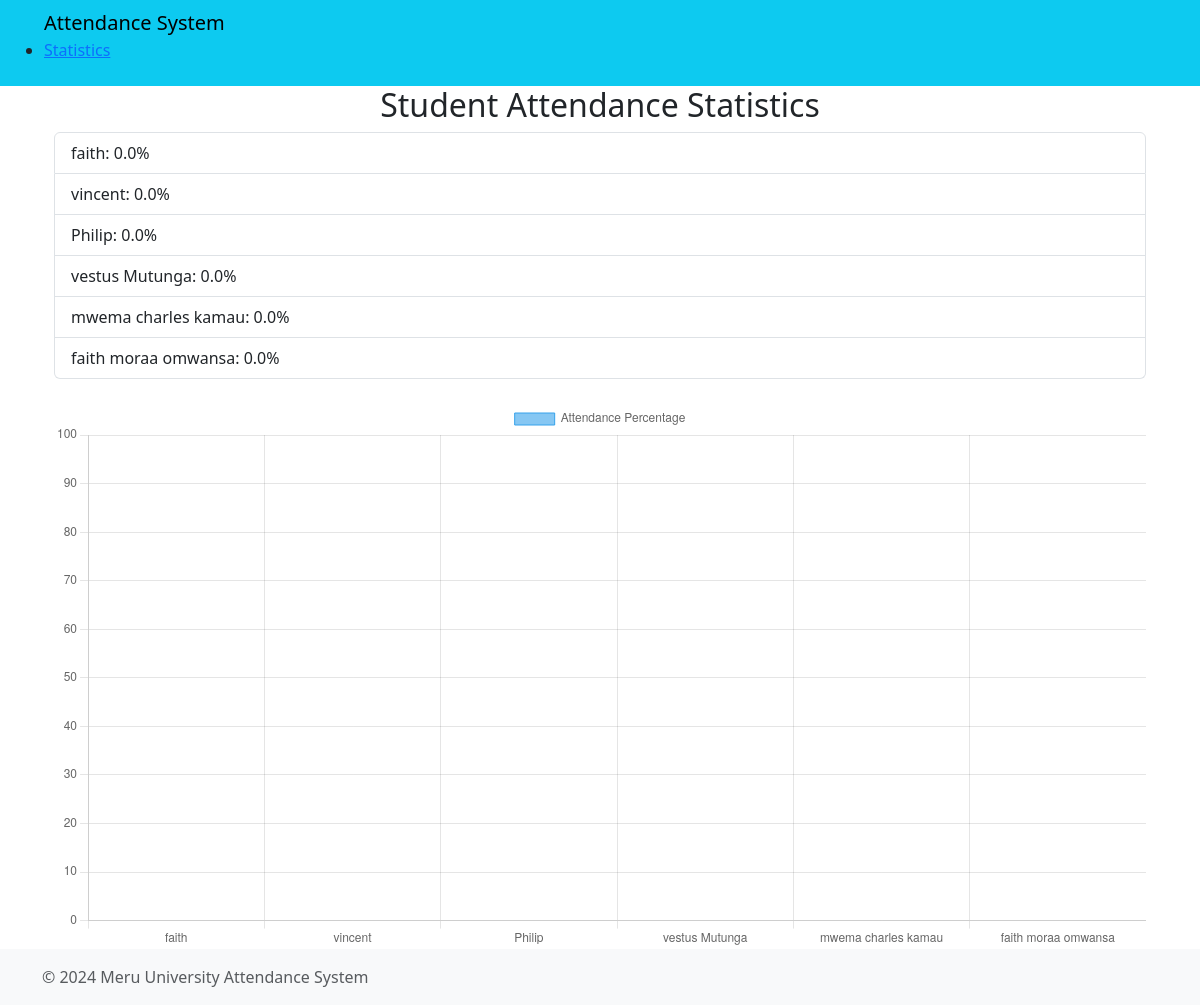
Before: /statistics/ with the older database file.
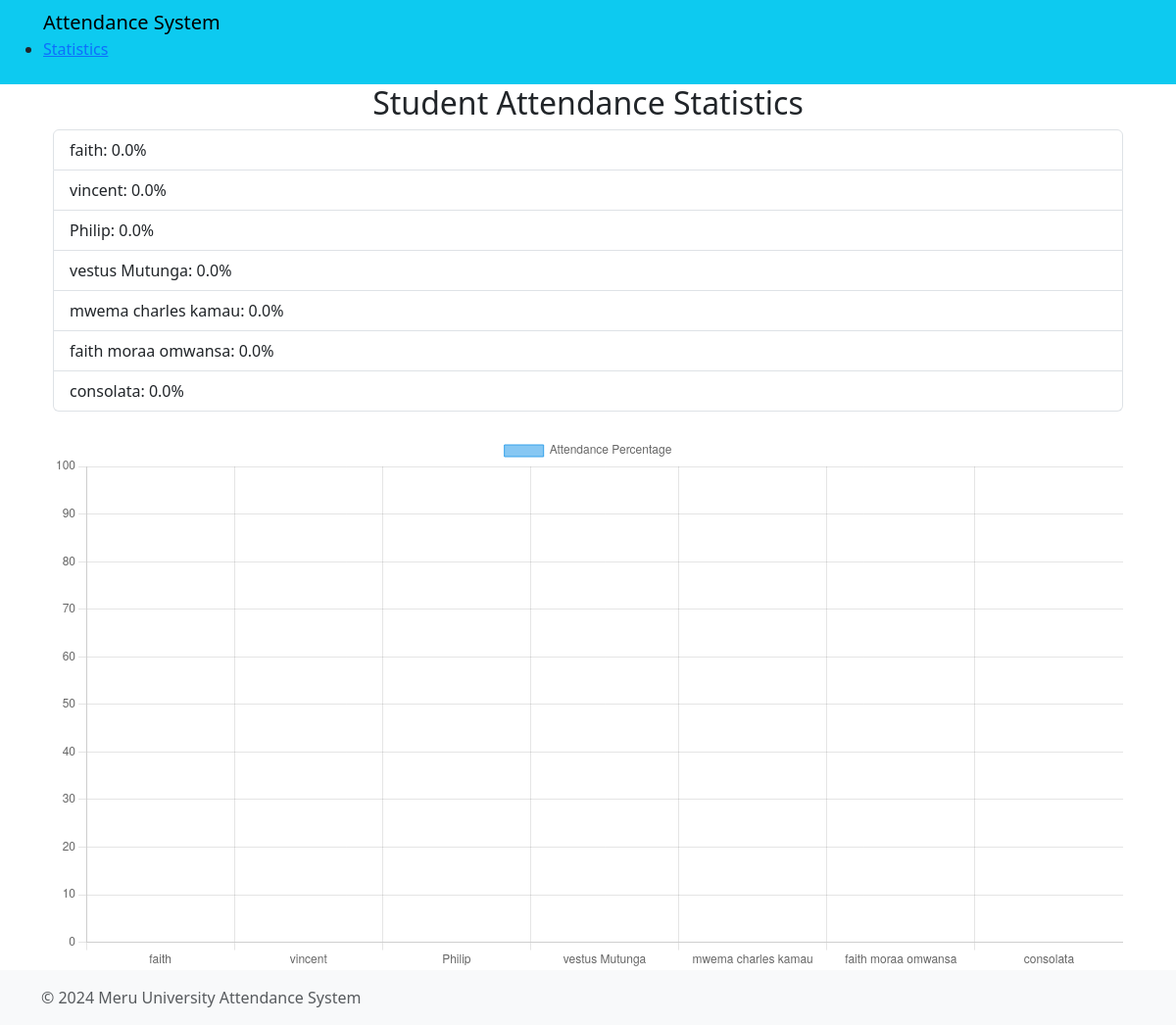
After: the same page with the newer database file.
### attendance/models.py (models this page shows, shortened)
class Student(models.Model):
    name = models.CharField(max_length=100)
    registration_number = models.CharField(max_length=20, unique=True)
    course = models.CharField(max_length=100, default='course')
    department = models.ForeignKey(Department, on_delete=models.CASCADE)

### attendance/views.py (the view)
# urls.py: path('statistics/', views.attendance_statistics, name='attendance_statistics'),
def attendance_statistics(request):
    students = Student.objects.all()
    attendance_data = []
    for student in students:
        percentage = calculate_attendance_percentage(student)
        attendance_data.append({'name': student.name, 'percentage': percentage})
    return render(request, 'attendance/attendance_statistics.html', {'attendance_data': attendance_data})

### attendance/views.py (called while the page is built)
def calculate_attendance_percentage(student):
    total_classes = Attendance.objects.filter(student=student).count()
    attended_classes = Attendance.objects.filter(student=student, status=True).count()
    if total_classes == 0:
        return 0
    return (attended_classes / total_classes) * 100

### attendance/templates/attendance/attendance_statistics.html (shortened to what this page needs)
{% extends 'base.html' %}
{% block content %}
<div class="container">
    <h2 class="text-center">Student Attendance Statistics</h2>
    <ul class="list-group">
        {% for data in attendance_data %}
            <li class="list-group-item">{{ data.name }}: {{ data.percentage }}%</li>
        {% endfor %}
    </ul>
    <div class="mt-4">
        <canvas id="attendanceChart"></canvas>
    </div>
</div>
<script>
    const ctx = document.getElementById('attendanceChart').getContext('2d');
    const attendanceChart = new Chart(ctx, {
        type: 'bar',
        data: {
            labels: [
                {% for data in attendance_data %}
                    "{{ data.name }}",
                {% endfor %}
            ],
            datasets: [{
                label: 'Attendance Percentage',
                data: [
                    {% for data in attendance_data %}
                        {{ data.percentage }},
                    {% endfor %}
                ],
                backgroundColor: 'rgba(54, 162, 235, 0.6)',
                borderColor: 'rgba(54, 162, 235, 1)',
                borderWidth: 1
            }]
        },
        options: {
            scales: {
                y: {
                    beginAtZero: true,
                    max: 100
                }
            }
        }
    });
</script>
{% endblock %}

Changed rows visible on the page:
added Student: name "consolata"
Other visible differences:
chart data {{ data.name }}: faith, vincent, Philip, vestus Mutunga, mwema charles kamau, faith moraa omwansa → faith, vincent, Philip, vestus Mutunga, mwema charles kamau, faith moraa omwansa, consolata
chart data {{ data.percentage }}: 0.0, 0.0, 0.0, 0.0, 0.0, 0.0 → 0.0, 0.0, 0.0, 0.0, 0.0, 0.0, 0.0
new list line: ": 0.0 %"
